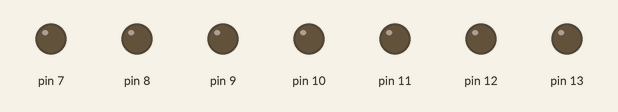
A sketch run on a simulated Arduino Uno, built with avr-gcc and run on an emulated ATmega328P. Parts: output pins drawn as LEDs (lit = HIGH).

Above: at 1.5 s.
At 5.7 s:
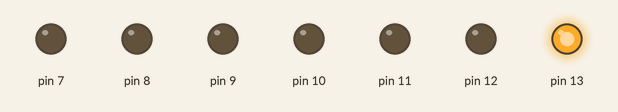
At 9.5 s:
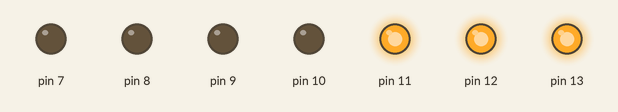
At 13.5 s:
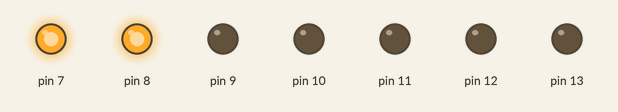
At 21.4 s:
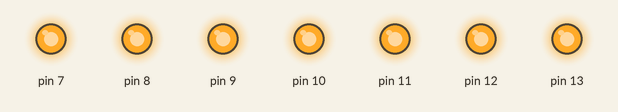
At 35.4 s:
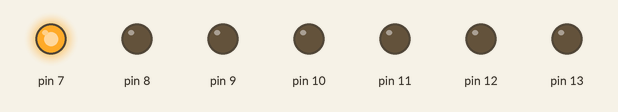
Timing chart, 0 to 40.0 s (numbered marks = the images above):
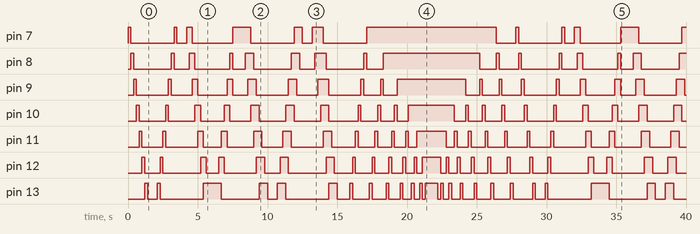

The sketch:

led_patten.ino
```cpp
/*#define led1 7;
#define led2 8;
#define led3 9;
#define led4 10;
#define led5 11;
#define led6 12;
#define led7 13;*/
//led light pin define

int DELAY1=200; //wait time declear
int DELAY2=500; //wait time declear

void setup() {
  // put your setup code here, to run once:
pinMode(7,OUTPUT);
pinMode(8,OUTPUT);
pinMode(9,OUTPUT);
pinMode(10,OUTPUT);
pinMode(11,OUTPUT);
pinMode(12,OUTPUT);
pinMode(13,OUTPUT);
}

void loop() {
  // put your main code here, to run repeatedly:

led(1,0,0,0,0,0,0);
led(0,1,0,0,0,0,0);
led(0,0,1,0,0,0,0);
led(0,0,0,1,0,0,0);
led(0,0,0,0,1,0,0);
led(0,0,0,0,0,1,0);
led(0,0,0,0,0,0,1);
led(0,0,0,0,0,0,0);
delay(DELAY2);

led(0,0,0,0,0,0,1);
led(0,0,0,0,0,1,0);
led(0,0,0,0,1,0,0);
led(0,0,0,1,0,0,0);
led(0,0,1,0,0,0,0);
led(0,1,0,0,0,0,0);
led(1,0,0,0,0,0,0);
led(0,0,0,0,0,0,0);
delay(DELAY2);

//pat2
led(1,0,0,0,0,0,0);
led(1,1,0,0,0,0,0);
led(0,1,1,0,0,0,0);
led(0,0,1,1,0,0,0);
led(0,0,0,1,1,0,0);
led(0,0,0,0,1,1,0);
led(0,0,0,0,0,1,1);
led(0,0,0,0,0,0,1);
delay(DELAY2);

led(0,0,0,0,0,0,1);
led(0,0,0,0,0,1,1);
led(0,0,0,0,1,1,0);
led(0,0,0,1,1,0,0);
led(0,0,1,1,0,0,0);
led(0,1,1,0,0,0,0);
led(1,0,0,0,0,0,0);
delay(DELAY2);

//pat3
led(1,0,0,0,0,0,0);
led(1,1,0,0,0,0,0);
led(1,1,1,0,0,0,0);
led(0,1,1,1,0,0,0);
led(0,0,1,1,1,0,0);
led(0,0,0,1,1,1,0);
led(0,0,0,0,1,1,1);
led(0,0,0,0,0,1,1);
led(0,0,0,0,0,0,1);
led(0,0,0,0,0,0,0);
delay(DELAY2);

led(0,0,0,0,0,0,1);
led(0,0,0,0,0,1,1);
led(0,0,0,0,1,1,1);
led(0,0,0,1,1,1,0);
led(0,0,1,1,1,0,0);
led(0,1,1,1,0,0,0);
led(1,1,1,0,0,0,0);
led(1,1,0,0,0,0,0);
led(1,0,0,0,0,0,0);
led(0,0,0,0,0,0,0);
delay(DELAY2);

//pat4
led(1,0,0,0,0,0,0);
led(1,1,0,0,0,0,0);
led(1,1,1,0,0,0,0);
led(1,1,1,1,0,0,0);
led(0,1,1,1,1,0,0);
led(0,0,1,1,1,1,0);
led(0,0,0,0,1,1,1);
led(0,0,0,0,0,1,1);
led(0,0,0,0,0,0,1);
led(0,0,0,0,0,0,0);
delay(DELAY2);
/*
led(0,0,0,0,0,0,1);
led(0,0,0,0,0,1,1);
led(0,0,0,0,1,1,1);
led(0,0,0,1,1,1,1);
led(0,0,1,1,1,1,0);
led(0,1,1,1,1,0,0);
led(1,1,1,1,0,0,0);
led(1,1,1,0,0,0,0);
led(1,1,0,0,0,0,0);
led(1,0,0,0,0,0,0);
led(0,0,0,0,0,0,0);
delay(DELAY2);

//pat5
led(1,0,0,0,0,0,0);
led(0,1,0,0,0,0,0);
led(1,0,1,0,0,0,0);
led(0,1,0,1,0,0,0);
led(0,0,1,0,1,0,0);
led(0,0,0,1,0,1,0);
led(0,0,0,0,1,0,1);
led(0,0,0,0,0,1,0);
led(0,0,0,0,0,0,1);
led(0,0,0,0,0,0,0);
delay(DELAY2);

led(0,0,0,0,1);
led(0,0,0,1,0);
led(0,0,1,0,1);
led(0,1,0,1,0);
led(1,0,1,0,0);
led(0,1,0,0,0);
led(1,0,0,0,0);
led(0,0,0,0,0);
delay(DELAY2);

//pat5
led(1,0,0,0,0);
led(0,1,0,0,0);
led(0,0,1,0,0);
led(1,0,0,1,0);
led(0,1,0,0,1);
led(0,0,1,0,0);
led(0,0,0,1,0);
led(0,0,0,0,1);
led(0,0,0,0,0);
delay(DELAY2);

led(0,0,0,0,1);
led(0,0,0,1,0);
led(0,0,1,0,0);
led(0,1,0,0,1);
led(1,0,0,1,0);
led(0,0,1,0,0);
led(0,1,0,0,0);
led(1,0,0,0,0);
led(0,0,0,0,0);
delay(DELAY2);

//pat6
led(1,0,0,0,0,0,0);
led(0,1,0,0,0,0,0);
led(0,0,1,0,0,0,0);
led(0,0,0,1,0,0,0);
led(0,0,0,0,1,0,0);
led(1,0,0,0,1);
led(0,1,0,0,1);
led(0,0,1,0,1);
led(0,0,0,1,1);
led(1,0,0,1,1);
led(0,1,0,1,1);
led(0,0,1,1,1);
led(1,0,1,1,1);
led(0,1,1,1,1);
led(1,1,1,1,1);
delay(DELAY2);

led(1,1,1,1,1);
led(0,1,1,1,1);
led(1,0,1,1,1);
led(0,0,1,1,1);
led(0,1,0,1,1);
led(1,0,0,1,1);
led(0,0,0,1,1);
led(0,0,1,0,1);
led(0,1,0,0,1);
led(1,0,0,0,1);
led(0,0,0,0,1);
led(0,0,0,1,0);
led(0,0,1,0,0);
led(0,1,0,0,0);
led(1,0,0,0,0);
led(0,0,0,0,0);
delay(DELAY2);
*/
led(0,0,0,0,0,0,0);
led(0,0,0,0,0,0,1);
led(0,0,0,0,0,1,0);
led(0,0,0,0,1,0,0);
led(0,0,0,1,0,0,0);
led(0,0,1,0,0,0,0);
led(0,1,0,0,0,0,0);
led(1,0,0,0,0,0,0);
led(1,0,0,0,0,0,1);
led(1,0,0,0,0,1,0);
led(1,0,0,0,1,0,0);
led(1,0,0,1,0,0,0);
led(1,0,1,0,0,0,0);
led(1,1,0,0,0,0,0);
led(1,1,0,0,0,0,1);
led(1,1,0,0,0,1,0);
led(1,1,0,0,1,0,0);
led(1,1,0,1,0,0,0);
led(1,1,1,0,0,0,0);
led(1,1,1,0,0,0,1);
led(1,1,1,0,0,1,0);
led(1,1,1,0,1,0,0);
led(1,1,1,1,0,0,0);
led(1,1,1,1,0,0,1);
led(1,1,1,1,0,1,0);
led(1,1,1,1,1,0,0);
led(1,1,1,1,1,0,1);
led(1,1,1,1,1,1,0);
led(1,1,1,1,1,1,1);
delay(DELAY2);

led(1,1,1,1,1,1,1);
led(1,1,1,1,1,1,0);
led(1,1,1,1,1,0,1);
led(1,1,1,1,1,0,0);
led(1,1,1,1,0,1,0);
led(1,1,1,1,0,0,1);
led(1,1,1,1,0,0,0);
led(1,1,1,0,1,0,0);
led(1,1,1,0,0,1,0);
led(1,1,1,0,0,0,1);
led(1,1,1,0,0,0,0);
led(1,1,0,1,0,0,0);
led(1,1,0,0,1,0,0);
led(1,1,0,0,0,1,0);
led(1,1,0,0,0,0,1);
led(1,1,0,0,0,0,0);
led(1,0,1,0,0,0,0);
led(1,0,0,1,0,0,0);
led(1,0,0,0,1,0,0);
led(1,0,0,0,0,1,0);
led(1,0,0,0,0,0,1);
led(1,0,0,0,0,0,0);
led(0,1,0,0,0,0,0);
led(0,0,1,0,0,0,0);
led(0,0,0,1,0,0,0);
led(0,0,0,0,1,0,0);
led(0,0,0,0,0,1,0);
led(0,0,0,0,0,0,1);
led(0,0,0,0,0,0,0);
}


void led(int a,int b,int c,int d,int e,int f,int g)
{
digitalWrite(7,a);
digitalWrite(8,b);
digitalWrite(9,c);
digitalWrite(10,d);
digitalWrite(11,e);
digitalWrite(12,f);
digitalWrite(13,g);
delay(DELAY1);
}
```

Measured:
- by itself, pin 7: LOW → HIGH at 0.00 s, → LOW 0.20 s later, → HIGH 3.1 s later, → LOW 0.20 s later, … (23 changes in this stretch)
- by itself, pin 8: LOW → HIGH at 0.20 s, → LOW 0.20 s later, → HIGH 2.7 s later, → LOW 0.20 s later, … (31 changes in this stretch)
- by itself, pin 9: LOW → HIGH at 0.40 s, → LOW 0.20 s later, → HIGH 2.3 s later, → LOW 0.20 s later, … (36 changes in this stretch)
- by itself, pin 10: LOW → HIGH at 0.60 s, → LOW 0.20 s later, → HIGH 1.9 s later, → LOW 0.20 s later, … (40 changes in this stretch)
- by itself, pin 11: LOW → HIGH at 0.80 s, → LOW 0.20 s later, → HIGH 1.5 s later, → LOW 0.20 s later, … (44 changes in this stretch)
- by itself, pin 12: LOW → HIGH at 1.0 s, → LOW 0.20 s later, → HIGH 1.1 s later, → LOW 0.20 s later, … (48 changes in this stretch)
- by itself, pin 13: LOW → HIGH at 1.2 s, → LOW 0.20 s later, → HIGH 0.70 s later, → LOW 0.20 s later, … (48 changes in this stretch)
